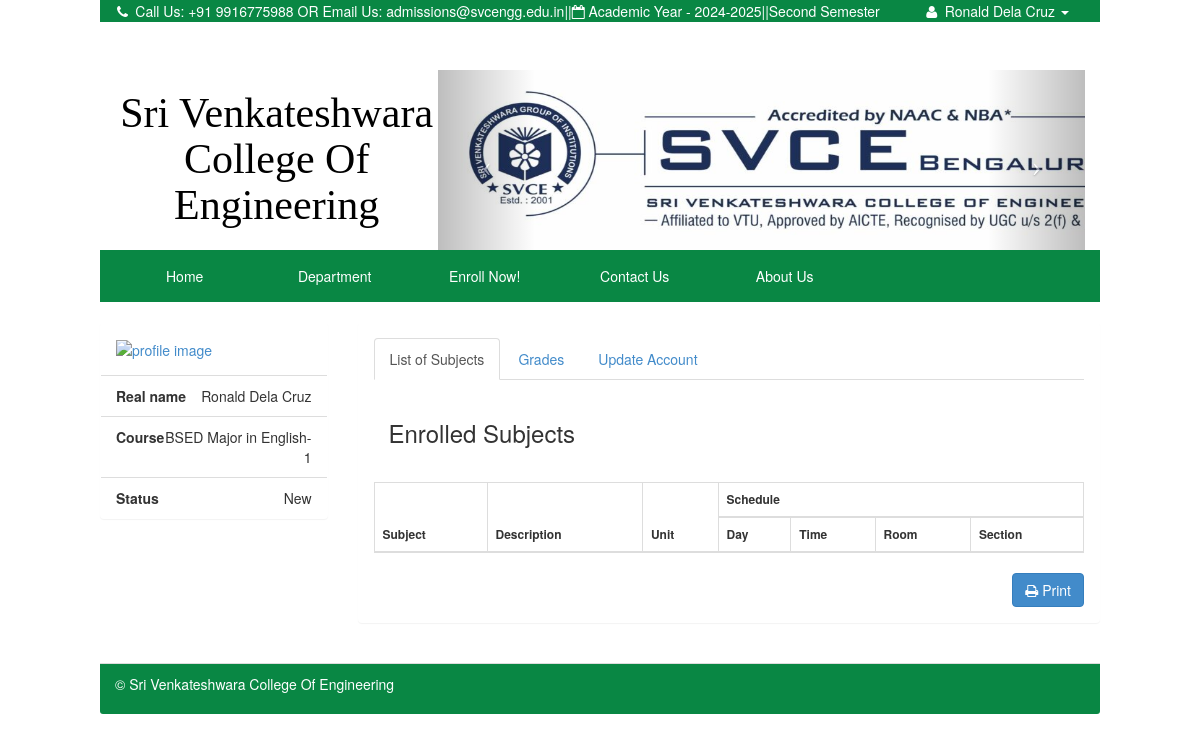
Page /index.php?q=profile (signed in) on the committed database.
### tables this page shows
CREATE TABLE `tblstudent` (
  `S_ID` int(11) NOT NULL,
  `IDNO` int(20) NOT NULL,
  `FNAME` varchar(40) NOT NULL,
  `LNAME` varchar(40) NOT NULL,
  `MNAME` varchar(40) NOT NULL,
  `SEX` varchar(10) NOT NULL DEFAULT 'Male',
  `BDAY` date NOT NULL,
  `BPLACE` text NOT NULL,
  `STATUS` varchar(30) NOT NULL,
  `AGE` int(30) NOT NULL,
  `NATIONALITY` varchar(40) NOT NULL,
  `RELIGION` varchar(255) NOT NULL,
  `CONTACT_NO` varchar(40) NOT NULL,
  `HOME_ADD` text NOT NULL,
  `ACC_USERNAME` varchar(255) NOT NULL,
  `ACC_PASSWORD` text NOT NULL,
  `student_status` text NOT NULL,
  `YEARLEVEL` int(11) NOT NULL,
  `STUDSECTION` int(11) NOT NULL,
  `COURSE_ID` int(11) NOT NULL,
  `STUDPHOTO` varchar(255) NOT NULL,
  `SEMESTER` varchar(30) NOT NULL,
  `SYEAR` varchar(30) NOT NULL,
  `NewEnrollees` tinyint(1) NOT NULL
);

CREATE TABLE `course` (
  `COURSE_ID` int(11) NOT NULL,
  `COURSE_NAME` varchar(30) NOT NULL,
  `COURSE_LEVEL` varchar(50) NOT NULL DEFAULT '1',
  `COURSE_MAJOR` varchar(30) NOT NULL DEFAULT 'None',
  `COURSE_DESC` varchar(255) NOT NULL,
  `DEPT_ID` int(11) NOT NULL,
  `SETSEMESTER` varchar(90) NOT NULL
);

### index.php (called while the page is built, shortened)
<?php
require_once ("include/initialize.php");
$view = (isset($_GET['q']) && $_GET['q'] != '') ? $_GET['q'] : '';
switch ($view) {
 	case 'profile' :
        $title="Profile";
		break;
}
require_once("theme/templates.php");
?>

### include/database.php (called while the page is built, shortened)
<?php
class Database {
	var $sql_string = '';
	public $conn;
	public function open_connection() {
		$this->conn = mysqli_connect(server,user,pass);
		if(!$this->conn){
			echo "Problem in database connection! Contact administrator!";
			exit();
		}else{
			$db_select = mysqli_select_db($this->conn,database_name);
		}
	}
	function setQuery($sql='') {
		$this->sql_string=$sql;
	}
	function executeQuery() {
		$result = mysqli_query($this->conn,$this->sql_string);
		return $result;
	}
	private function confirm_query($result) {
		return $result;
	}
	function loadSingleResult() {
		$cur = $this->executeQuery();
		while ($row = mysqli_fetch_object($cur)) {
		return $data = $row;
		}
	}
}
$mydb = new Database();
?>

### include/students.php (called while the page is built, shortened)
<?php
require_once(LIB_PATH.DS.'database.php');
class Student {
	protected static  $tblname = "tblstudent";
	function single_student($id=""){
			global $mydb;
			$mydb->setQuery("SELECT * FROM ".self::$tblname."
				Where IDNO= '{$id}' LIMIT 1");
			$cur = $mydb->loadSingleResult();
			return $cur;
	}
}
?>

### include/courses.php (called while the page is built, shortened)
<?php
require_once(LIB_PATH.DS.'database.php');
class Course {
	protected static  $tblname = "course";
	function single_course($id=""){
			global $mydb;
			$mydb->setQuery("SELECT * FROM ".self::$tblname."
				Where COURSE_ID= '{$id}' LIMIT 1");
			$cur = $mydb->loadSingleResult();
			return $cur;
	}
}
?>

### theme/templates.php (shortened to what this page needs)
<!DOCTYPE html>
<html lang="en">
<head>
 <link href="<?php echo web_root; ?>css/bootstrap.min.css" rel="stylesheet">
    <link href="<?php echo web_root; ?>font/css/font-awesome.min.css" rel="stylesheet" type="text/css">
    <link href="<?php echo web_root; ?>css/dataTables.bootstrap.css" rel="stylesheet">
<link href="<?php echo web_root; ?>css/bootstrap-datetimepicker.min.css" rel="stylesheet" media="screen">
 <link href="<?php echo web_root; ?>css/modern.css" rel="stylesheet">
 <link href="<?php echo web_root; ?>css/costum.css" rel="stylesheet">
  <link href="<?php echo web_root; ?>css/ekko-lightbox.css" rel="stylesheet">
</head>
<body style="Pbackground-color:#e0e4e5" >
<div class="navbar-fixed-top navbar-TOPsm  col-md-10    col-md-offset-1"    role="navigation">
  <div class="container">
      <div  class="collapse navbar-collapse  smMenu ">
        <ul class="navbar-nav p navbar-left tooltip-demo" style="margin-left:-8%;">
            <li class="dropdown dropdown-toggle ">
              <a  data-toggle="tooltip" data-placement="left" title="Contact Us"   href="<?php echo web_root.'index.php?q=contact';  ?>">
               <i class="fa fa-phone fa-fw"> </i>  Call Us: +91 9916775988 OR Email Us: admissions@svcengg.edu.in
              </a>
            </li>
            <li><span>    ||    </span></li>
            <li>
             <a  data-toggle="tooltip" data-placement="bottom" title="Academic Year" ><i class="fa fa-calendar-o"></i> Academic Year - <?php echo $_SESSION['SY'] ; ?></a>
            </li>
             <li><span>    ||    </span></li>
           <li>
            <a  data-toggle="tooltip" data-placement="bottom" title="Semester" > <?php echo $_SESSION['SEMESTER'] . ' Semester';?></a>
           </li>
          </ul>
          <ul class="navbar-nav p navbar-right ">
            <?php if (isset($_SESSION['IDNO']) ){
              $student = New Student();
              $singlestudent = $student->single_student($_SESSION['IDNO']);
            ?>
            <li class="dropdown  dropdown-toggle">
               <a class="dropdown-toggle" data-toggle="dropdown" href="#">
                  <i class="fa fa-user fa-fw"></i>
                    <?php echo $singlestudent->FNAME. ' ' . $singlestudent->LNAME ; ?>
                  <i class="caret"> </i>
               </a>
            </li>
          <?php  } else{?>
          <li  class="tooltip-demo"><a data-toggle="tooltip" data-placement="left" title="Enrol Now" href="<?php echo web_root.'index.php?q=enrol'; ?>">Enroll Now!</a></li>
          <?php } ?>
        </ul>
      </div>
  </div>
</div>
  <div class="col-md-10 col-md-offset-1 " >
   <div class="col-md-4">
    <div class="row ">
     <p >
        <a  class="title-logo"  href="<?php echo web_root; ?>index.php" title="">
        <h1 align="center" >Sri Venkateshwara College Of Engineering</h1>
        </a>
    </p>
     </div>
    </div>
    <div class="col-md-8">
     <div class="row ">
        <?php include 'banner.php'; ?>
     </div>
    </div>
   </div>
 <div class="navbar navbar-static-top navbar-magbanua col-md-10    col-md-offset-1 "    role="navigation">
      <div class="container ">
        <div class="collapse navbar-collapse bigMenu"  >
          <ul class="nav navbar-nav menu" style="margin-left:-4%;"    >
            <li class="dropdown dropdown-toggle <?php echo (isset($_GET['q']) && $_GET['q']=='') ? "active" : false;?> ">
              <a href="<?php echo web_root.'index.php'; ?>">Home</a>
            </li>
            <li class="dropdown-toggle <?php echo (isset($_GET['q']) && $_GET['q']=='department') ? "active" : false;?>" >
              <a href="<?php echo web_root.'index.php?q=department'; ?>">Department</a>
            </li>
            <li class="dropdown-toggle <?php echo (isset($_GET['q']) && ($_GET['q']=='enrol' || $_GET['q']=='subject')) ? "active" : false;?>" >
              <a href="<?php echo web_root.'index.php?q=enrol'; ?>">Enroll Now!</a>
            </li>
             <li class="dropdown-toggle <?php echo (isset($_GET['q']) && $_GET['q']=='contact') ? "active" : false;?>">
              <a href="<?php echo web_root.'index.php?q=contact';  ?>">Contact Us</a>
            </li>
           <li class="dropdown-toggle <?php echo (isset($_GET['q']) && $_GET['q']=='about') ? "active" : false;?> ">
             <a href="<?php echo web_root.'index.php?q=about';  ?>">
               About Us
             </a>
          </li>
          </ul>
        </div>
    </div>
  </div>
<div class="col-md-10 col-md-push-1 ">
        <div class="row">
          <div id="page-wrapper">
               <?php
          if($title=='Profile'){
                echo ' <div class="row">';
                require_once $content;
                echo ' </div><br/>';
        }
?>
       </div>
            <footer class="panel-footer" style="background-color:#098744;color:#fff;" >
              <p align="left" >&copy; Sri Venkateshwara College Of Engineering</p>
           </footer>
      </div>
  </div>
</body>
</html>

### student/profile.php (shortened to what this page needs)
<?php
    $student = New Student();
    $res = $student->single_student($_SESSION['IDNO']);
    $course = New Course();
    $resCourse = $course->single_course($res->COURSE_ID);
	?>
  		<div class="col-sm-3">
          <div class="panel">
            <div id="img_profile" class="panel-body">
            <a href="" data-target="#myModal" data-toggle="modal" >
            <img title="profile image" class="img-hover"   src="<?php echo web_root. 'student/'.  $res->STUDPHOTO; ?>">
            </a>
             </div>
          <ul class="list-group  ">
               <li class="list-group-item text-right"><span class="pull-left"><strong>Real name</strong></span> <?php echo $res->FNAME .' '.$res->LNAME; ?> </li>
              <li class="list-group-item text-right"><span class="pull-left"><strong>Course</strong></span> <?php echo $resCourse->COURSE_NAME .'-'.$resCourse->COURSE_LEVEL; ?> </li>
               <li class="list-group-item text-right"><span class="pull-left"><strong>Status</strong></span> <?php echo $res->student_status; ?> </li>
          </ul>
        </div>
    </div>
<div class="col-sm-9">
<div class="panel">
  <div class="panel-body">
  <ul class="nav nav-tabs" id="myTab">
    <li class="active"><a href="#home" data-toggle="tab">List of Subjects</a></li>
    <li><a href="#grades" data-toggle="tab">Grades</a></li>
    <li><a href="#settings" data-toggle="tab">Update Account</a></li>
  </ul>
  <div class="tab-content">
    <div class="tab-pane active" id="home">
    <br/>
    <div class="col-md-12">
     <h3>Enrolled Subjects</h3>
    </div>
      <div class="table-responsive" style="margin-top:5%;">
             <form action="customer/controller.php?action=delete" Method="POST">
            				<table  class="table table-striped table-bordered table-hover "  style="font-size:12px" cellspacing="0"  >
            				  <thead>
            				  	<tr>
                          <th rowspan="2">Subject</th>
                          <th rowspan="2">Description</th>
                          <th rowspan="2">Unit</th>
                          <th colspan="4">Schedule</th>
            				  	</tr>
                        <tr>
                          <th>Day</th>
                          <th>Time</th>
                          <th>Room</th>
                          <th>Section</th>
                        </tr>
            				  </thead>
            				</table>
            		 </form>
                  <form action="student/printschedule.php" method="POST" target="_blank">
                    <div class="row no-print">
                      <div class="col-xs-12">
                       <span class="pull-right"> <button type="submit" name="submit" class="btn btn-primary"  ><i class="fa fa-print"></i> Print</button></span>
                    </div>
                    </div>
                  </form>
              </div>
             </div>
  </div>
 </div>
</div>
</div>

### css/costum.css (style rules this page uses)
body { padding-top: 70px; }
footer { padding-left: 15px; padding-right: 15px; }
.navbar-magbanua { background-color: #098744; border: 1px solid #098744; }
.navbar-magbanua .navbar-nav > li > a { color: #ffffff; }
.navbar-magbanua .navbar-collapse, .navbar-magbanua .navbar-form { border-color: transparent; }
.navbar-TOPsm { background-color: #098744; border: 1px solid #098744; color: white; list-style: none; }
.navbar-TOPsm .navbar-nav > li > a { color: #ffffff; text-decoration: none; list-style: none; }
.navbar-TOPsm .navbar-collapse, .navbar-TOPsm .navbar-form { border-color: transparent; }
.navbar-TOPsm .navbar-nav > .dropdown > a .caret { border-top-color: #ffffff; border-bottom-color: #ffffff; }

### theme/templates.php (style rules this page uses)
.p { color: white; margin-bottom: 0; margin-top: 0; list-style: none; }
.title-logo { color:black; text-decoration:none; font-size: 42px; font-family: "broadway"; padding: 0; margin: 0; top: 0; }
.menu li { left: 0px; width: 150px; padding: 0 3px 0 3px; text-align: center; }

### student/profile.php (style rules this page uses)
#img_profile { width: 100%; height:auto; }
#img_profile > a > img { width: 100%; height:auto; }

### rows in the picture
tblstudent: FNAME "Ronald", LNAME "Dela Cruz", student_status "New"
course: COURSE_NAME "BSED Major in English", COURSE_LEVEL "1"

### other values in the picture
$_SESSION['SY'] "2024-2025"
$_SESSION['SEMESTER'] "Second"
